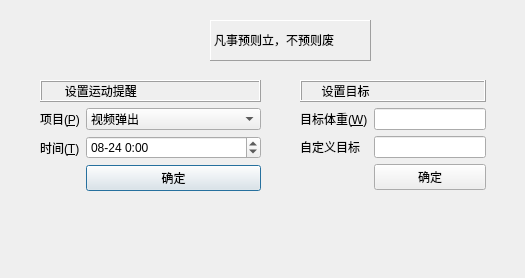
<?xml version="1.0" encoding="UTF-8"?>
<ui version="4.0">
 <class>planDialog</class>
 <widget class="QDialog" name="planDialog">
  <property name="geometry">
   <rect>
    <x>0</x>
    <y>0</y>
    <width>525</width>
    <height>278</height>
   </rect>
  </property>
  <property name="windowTitle">
   <string>制定计划</string>
  </property>
  <widget class="QWidget" name="formLayoutWidget">
   <property name="geometry">
    <rect>
     <x>40</x>
     <y>80</y>
     <width>221</width>
     <height>121</height>
    </rect>
   </property>
   <layout class="QFormLayout" name="formLayout">
    <item row="1" column="0">
     <widget class="QLabel" name="pLabel">
      <property name="text">
       <string>项目(&amp;P)</string>
      </property>
      <property name="buddy">
       <cstring>pComboBox</cstring>
      </property>
     </widget>
    </item>
    <item row="1" column="1">
     <widget class="QComboBox" name="pComboBox">
      <item>
       <property name="text">
        <string>视频弹出</string>
       </property>
      </item>
      <item>
       <property name="text">
        <string>跑步</string>
       </property>
      </item>
      <item>
       <property name="text">
        <string>健走</string>
       </property>
      </item>
      <item>
       <property name="text">
        <string>跳绳</string>
       </property>
      </item>
      <item>
       <property name="text">
        <string>力量训练</string>
       </property>
      </item>
      <item>
       <property name="text">
        <string>有氧操</string>
       </property>
      </item>
      <item>
       <property name="text">
        <string>眼保健操</string>
       </property>
      </item>
     </widget>
    </item>
    <item row="2" column="0">
     <widget class="QLabel" name="tLabel">
      <property name="text">
       <string>时间(&amp;T)</string>
      </property>
      <property name="buddy">
       <cstring>tDateTimeEdit</cstring>
      </property>
     </widget>
    </item>
    <item row="2" column="1">
     <widget class="QDateTimeEdit" name="tDateTimeEdit">
      <property name="date">
       <date>
        <year>2000</year>
        <month>8</month>
        <day>24</day>
       </date>
      </property>
      <property name="displayFormat">
       <string>MM-dd H:mm</string>
      </property>
     </widget>
    </item>
    <item row="3" column="1">
     <widget class="QPushButton" name="pushButton">
      <property name="text">
       <string>确定</string>
      </property>
     </widget>
    </item>
    <item row="0" column="0" colspan="2">
     <widget class="QLabel" name="label">
      <property name="frameShape">
       <enum>QFrame::Box</enum>
      </property>
      <property name="frameShadow">
       <enum>QFrame::Raised</enum>
      </property>
      <property name="text">
       <string>      设置运动提醒</string>
      </property>
     </widget>
    </item>
   </layout>
  </widget>
  <widget class="QWidget" name="formLayoutWidget_2">
   <property name="geometry">
    <rect>
     <x>300</x>
     <y>80</y>
     <width>186</width>
     <height>131</height>
    </rect>
   </property>
   <layout class="QFormLayout" name="formLayout_2">
    <item row="0" column="0" colspan="2">
     <widget class="QLabel" name="label_2">
      <property name="frameShape">
       <enum>QFrame::Box</enum>
      </property>
      <property name="frameShadow">
       <enum>QFrame::Raised</enum>
      </property>
      <property name="text">
       <string>     设置目标</string>
      </property>
     </widget>
    </item>
    <item row="1" column="0">
     <widget class="QLabel" name="wLabel">
      <property name="text">
       <string>目标体重(&amp;W)</string>
      </property>
      <property name="buddy">
       <cstring>pwLineEdit</cstring>
      </property>
     </widget>
    </item>
    <item row="1" column="1">
     <widget class="QLineEdit" name="pwLineEdit"/>
    </item>
    <item row="2" column="0">
     <widget class="QLabel" name="myLabel">
      <property name="text">
       <string>自定义目标</string>
      </property>
     </widget>
    </item>
    <item row="2" column="1">
     <widget class="QLineEdit" name="mbLineEdit"/>
    </item>
    <item row="3" column="1">
     <widget class="QPushButton" name="pushButton_2">
      <property name="text">
       <string>确定</string>
      </property>
     </widget>
    </item>
   </layout>
  </widget>
  <widget class="QLabel" name="label_3">
   <property name="geometry">
    <rect>
     <x>210</x>
     <y>20</y>
     <width>161</width>
     <height>41</height>
    </rect>
   </property>
   <property name="frameShape">
    <enum>QFrame::Panel</enum>
   </property>
   <property name="frameShadow">
    <enum>QFrame::Raised</enum>
   </property>
   <property name="text">
    <string>凡事预则立，不预则废</string>
   </property>
   <property name="textFormat">
    <enum>Qt::RichText</enum>
   </property>
   <property name="scaledContents">
    <bool>false</bool>
   </property>
  </widget>
 </widget>
 <resources/>
 <connections/>
</ui>
